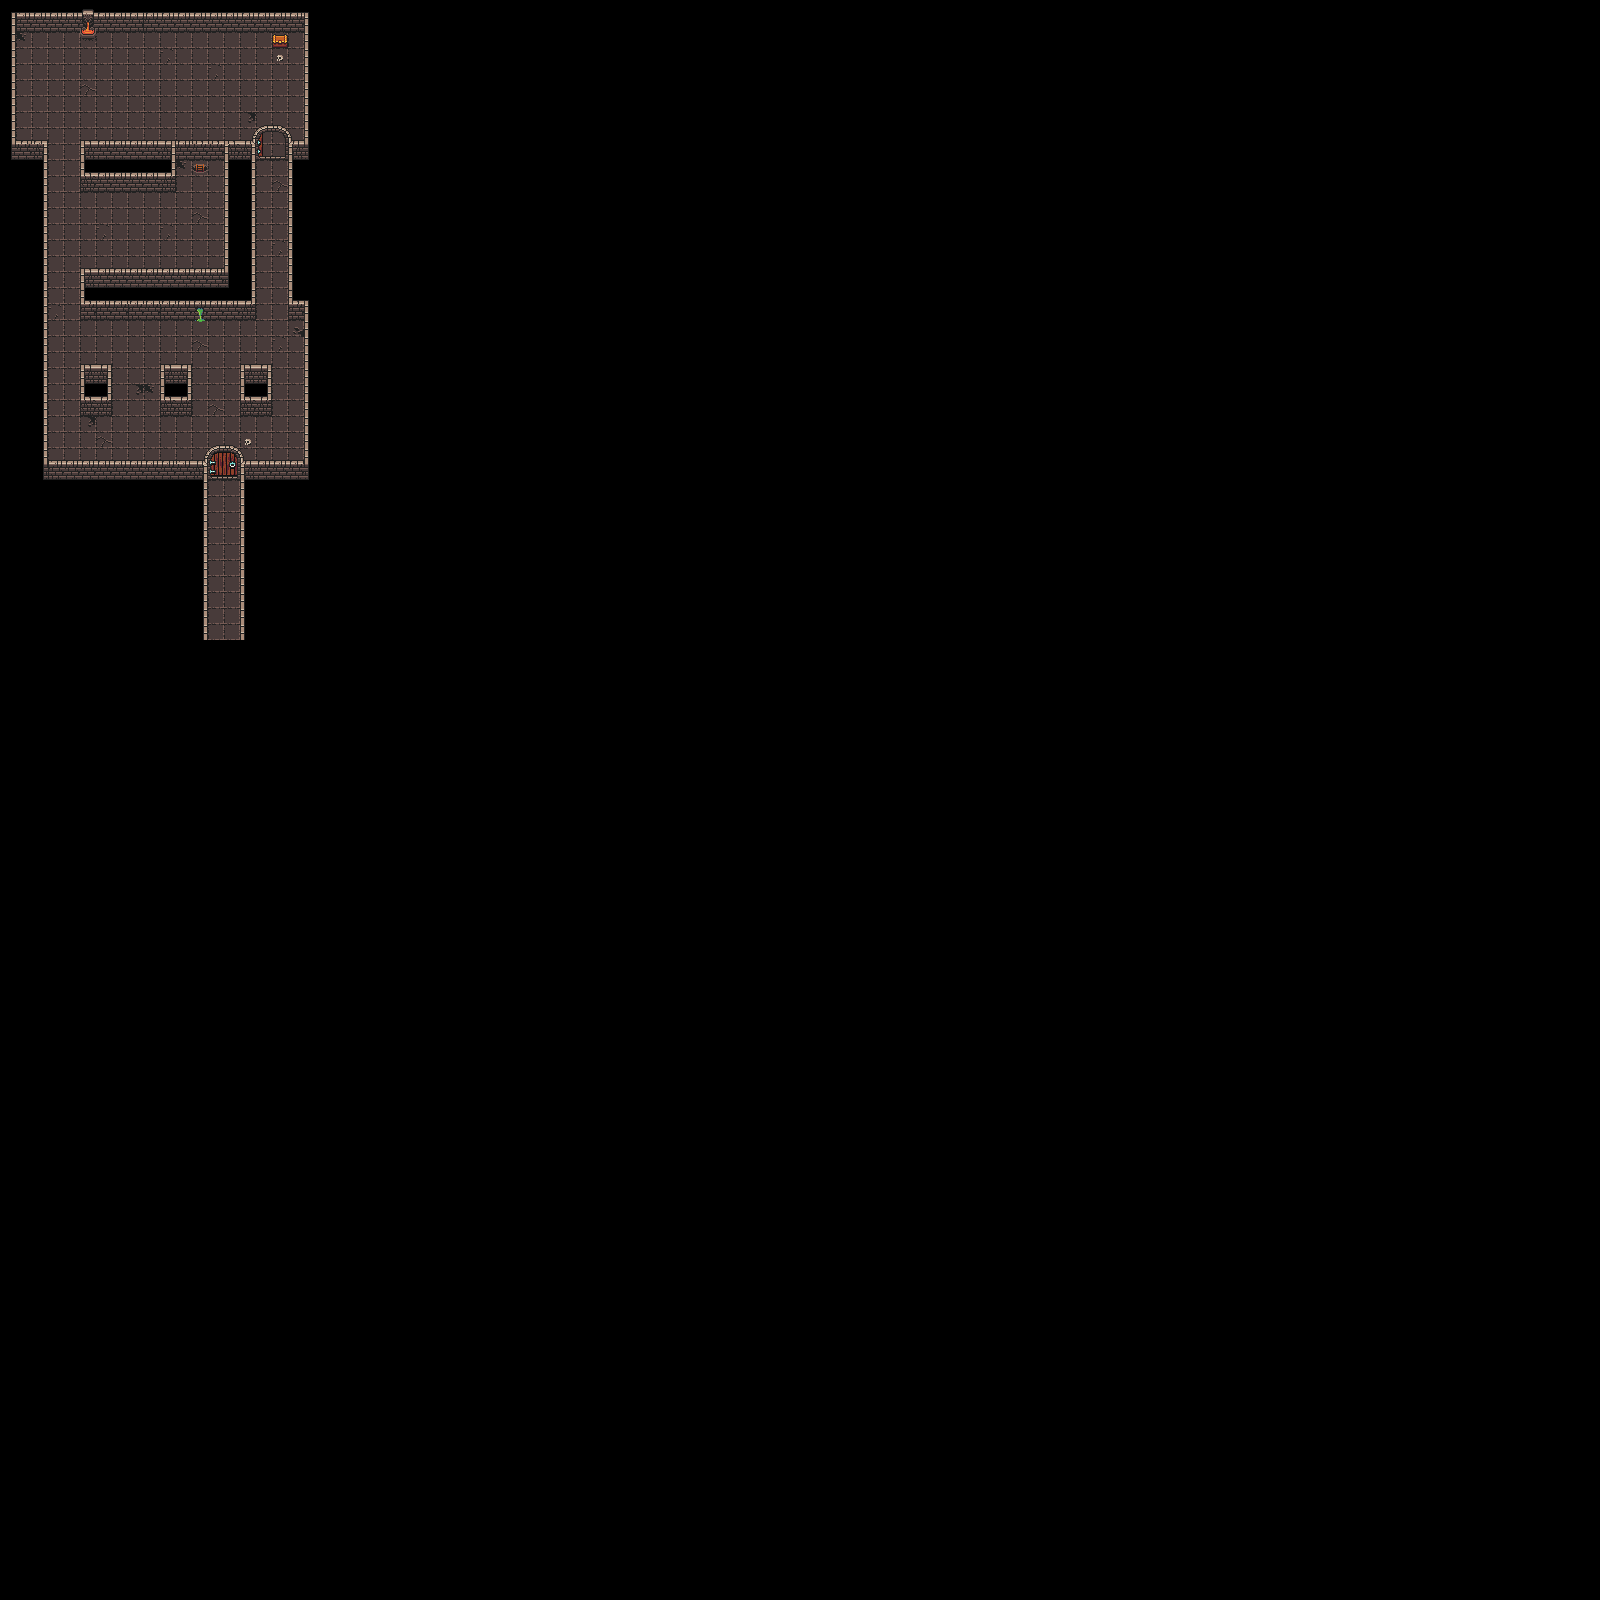

This is a level from a 2D game, rendered from its Tiled map with the project's own tilesets. A one-line summary and the map file follow, with tile-layer data summarised:
An orthogonal 100x100 tile map with 16x16 px tiles, 4 tile layers (Floor, FloorObjects, Objects, Walls).

<map version="1.5" tiledversion="1.7.2" orientation="orthogonal" renderorder="right-down" width="100" height="100" tilewidth="16" tileheight="16" infinite="0" nextlayerid="5" nextobjectid="1">
 <editorsettings>
  <export target="../public/tiles/dungeon-01.json" format="json" />
 </editorsettings>
 <tileset firstgid="1" name="dungeon" tilewidth="16" tileheight="16" tilecount="1024" columns="32">
  <image source="../public/tiles/dungeon_tiles.png" width="512" height="512" />
  <tile id="0">
   <properties>
    <property name="collides" type="bool" value="false" />
   </properties>
  </tile>
  <tile id="1">
   <properties>
    <property name="collides" type="bool" value="false" />
   </properties>
  </tile>
  <tile id="2">
   <properties>
    <property name="collides" type="bool" value="false" />
   </properties>
  </tile>
  <tile id="3">
   <properties>
    <property name="collides" type="bool" value="false" />
   </properties>
  </tile>
  <tile id="4">
   <properties>
    <property name="collides" type="bool" value="false" />
   </properties>
  </tile>
  <tile id="5">
   <properties>
    <property name="collides" type="bool" value="false" />
   </properties>
  </tile>
  <tile id="6">
   <properties>
    <property name="collides" type="bool" value="false" />
   </properties>
  </tile>
  <tile id="32">
   <properties>
    <property name="collides" type="bool" value="false" />
   </properties>
  </tile>
  <tile id="33">
   <properties>
    <property name="collides" type="bool" value="true" />
   </properties>
  </tile>
  <tile id="34">
   <properties>
    <property name="collides" type="bool" value="true" />
   </properties>
  </tile>
  <tile id="35">
   <properties>
    <property name="collides" type="bool" value="true" />
   </properties>
  </tile>
  <tile id="36">
   <properties>
    <property name="collides" type="bool" value="true" />
   </properties>
  </tile>
  <tile id="37">
   <properties>
    <property name="collides" type="bool" value="true" />
   </properties>
  </tile>
  <tile id="38">
   <properties>
    <property name="collides" type="bool" value="true" />
   </properties>
  </tile>
  <tile id="64">
   <properties>
    <property name="collides" type="bool" value="false" />
   </properties>
  </tile>
  <tile id="65">
   <properties>
    <property name="collides" type="bool" value="true" />
   </properties>
  </tile>
  <tile id="66">
   <properties>
    <property name="collides" type="bool" value="true" />
   </properties>
  </tile>
  <tile id="67">
   <properties>
    <property name="collides" type="bool" value="true" />
   </properties>
  </tile>
  <tile id="68">
   <properties>
    <property name="collides" type="bool" value="false" />
   </properties>
  </tile>
  <tile id="69">
   <properties>
    <property name="collides" type="bool" value="false" />
   </properties>
  </tile>
  <tile id="70">
   <properties>
    <property name="collides" type="bool" value="false" />
   </properties>
  </tile>
  <tile id="96">
   <properties>
    <property name="collides" type="bool" value="false" />
   </properties>
  </tile>
  <tile id="97">
   <properties>
    <property name="collides" type="bool" value="true" />
   </properties>
  </tile>
  <tile id="98">
   <properties>
    <property name="collides" type="bool" value="true" />
   </properties>
  </tile>
  <tile id="99">
   <properties>
    <property name="collides" type="bool" value="true" />
   </properties>
  </tile>
  <tile id="100">
   <properties>
    <property name="collides" type="bool" value="false" />
   </properties>
  </tile>
  <tile id="101">
   <properties>
    <property name="collides" type="bool" value="false" />
   </properties>
  </tile>
  <tile id="102">
   <properties>
    <property name="collides" type="bool" value="false" />
   </properties>
  </tile>
  <tile id="128">
   <properties>
    <property name="collides" type="bool" value="false" />
   </properties>
  </tile>
  <tile id="129">
   <properties>
    <property name="collides" type="bool" value="false" />
   </properties>
  </tile>
  <tile id="130">
   <properties>
    <property name="collides" type="bool" value="false" />
   </properties>
  </tile>
  <tile id="131">
   <properties>
    <property name="collides" type="bool" value="false" />
   </properties>
  </tile>
  <tile id="132">
   <properties>
    <property name="collides" type="bool" value="false" />
   </properties>
  </tile>
  <tile id="133">
   <properties>
    <property name="collides" type="bool" value="false" />
   </properties>
  </tile>
  <tile id="134">
   <properties>
    <property name="collides" type="bool" value="false" />
   </properties>
  </tile>
  <tile id="160">
   <properties>
    <property name="collides" type="bool" value="false" />
   </properties>
  </tile>
  <tile id="161">
   <properties>
    <property name="collides" type="bool" value="false" />
   </properties>
  </tile>
  <tile id="162">
   <properties>
    <property name="collides" type="bool" value="false" />
   </properties>
  </tile>
  <tile id="163">
   <properties>
    <property name="collides" type="bool" value="false" />
   </properties>
  </tile>
  <tile id="164">
   <properties>
    <property name="collides" type="bool" value="true" />
   </properties>
  </tile>
  <tile id="165">
   <properties>
    <property name="collides" type="bool" value="false" />
   </properties>
  </tile>
  <tile id="166">
   <properties>
    <property name="collides" type="bool" value="false" />
   </properties>
  </tile>
  <tile id="192">
   <properties>
    <property name="collides" type="bool" value="false" />
   </properties>
  </tile>
  <tile id="193">
   <properties>
    <property name="collides" type="bool" value="false" />
   </properties>
  </tile>
  <tile id="194">
   <properties>
    <property name="collides" type="bool" value="false" />
   </properties>
  </tile>
  <tile id="195">
   <properties>
    <property name="collides" type="bool" value="false" />
   </properties>
  </tile>
  <tile id="196">
   <properties>
    <property name="collides" type="bool" value="false" />
   </properties>
  </tile>
  <tile id="197">
   <properties>
    <property name="collides" type="bool" value="true" />
   </properties>
  </tile>
  <tile id="198">
   <properties>
    <property name="collides" type="bool" value="true" />
   </properties>
  </tile>
  <tile id="224">
   <properties>
    <property name="collides" type="bool" value="false" />
   </properties>
  </tile>
  <tile id="225">
   <properties>
    <property name="collides" type="bool" value="false" />
   </properties>
  </tile>
  <tile id="226">
   <properties>
    <property name="collides" type="bool" value="false" />
   </properties>
  </tile>
  <tile id="227">
   <properties>
    <property name="collides" type="bool" value="false" />
   </properties>
  </tile>
  <tile id="228">
   <properties>
    <property name="collides" type="bool" value="false" />
   </properties>
  </tile>
  <tile id="229">
   <properties>
    <property name="collides" type="bool" value="false" />
   </properties>
  </tile>
  <tile id="230">
   <properties>
    <property name="collides" type="bool" value="false" />
   </properties>
  </tile>
  <tile id="256">
   <properties>
    <property name="collides" type="bool" value="true" />
   </properties>
  </tile>
  <tile id="257">
   <properties>
    <property name="collides" type="bool" value="true" />
   </properties>
  </tile>
  <tile id="258">
   <properties>
    <property name="collides" type="bool" value="true" />
   </properties>
  </tile>
  <tile id="259">
   <properties>
    <property name="collides" type="bool" value="true" />
   </properties>
  </tile>
  <tile id="260">
   <properties>
    <property name="collides" type="bool" value="true" />
   </properties>
  </tile>
  <tile id="261">
   <properties>
    <property name="collides" type="bool" value="true" />
   </properties>
  </tile>
  <tile id="262">
   <properties>
    <property name="collides" type="bool" value="false" />
   </properties>
  </tile>
  <tile id="288">
   <properties>
    <property name="collides" type="bool" value="true" />
   </properties>
  </tile>
  <tile id="289">
   <properties>
    <property name="collides" type="bool" value="true" />
   </properties>
  </tile>
  <tile id="290">
   <properties>
    <property name="collides" type="bool" value="true" />
   </properties>
  </tile>
  <tile id="291">
   <properties>
    <property name="collides" type="bool" value="true" />
   </properties>
  </tile>
  <tile id="292">
   <properties>
    <property name="collides" type="bool" value="true" />
   </properties>
  </tile>
  <tile id="293">
   <properties>
    <property name="collides" type="bool" value="true" />
   </properties>
  </tile>
  <tile id="294">
   <properties>
    <property name="collides" type="bool" value="false" />
   </properties>
  </tile>
  <tile id="320">
   <properties>
    <property name="collides" type="bool" value="false" />
   </properties>
  </tile>
  <tile id="321">
   <properties>
    <property name="collides" type="bool" value="false" />
   </properties>
  </tile>
  <tile id="322">
   <properties>
    <property name="collides" type="bool" value="true" />
   </properties>
  </tile>
  <tile id="323">
   <properties>
    <property name="collides" type="bool" value="true" />
   </properties>
  </tile>
  <tile id="324">
   <properties>
    <property name="collides" type="bool" value="false" />
   </properties>
  </tile>
  <tile id="325">
   <properties>
    <property name="collides" type="bool" value="false" />
   </properties>
  </tile>
  <tile id="326">
   <properties>
    <property name="collides" type="bool" value="false" />
   </properties>
  </tile>
  <tile id="352">
   <properties>
    <property name="collides" type="bool" value="false" />
   </properties>
  </tile>
  <tile id="353">
   <properties>
    <property name="collides" type="bool" value="false" />
   </properties>
  </tile>
  <tile id="354">
   <properties>
    <property name="collides" type="bool" value="false" />
   </properties>
  </tile>
  <tile id="355">
   <properties>
    <property name="collides" type="bool" value="false" />
   </properties>
  </tile>
  <tile id="356">
   <properties>
    <property name="collides" type="bool" value="false" />
   </properties>
  </tile>
  <tile id="357">
   <properties>
    <property name="collides" type="bool" value="false" />
   </properties>
  </tile>
  <tile id="358">
   <properties>
    <property name="collides" type="bool" value="false" />
   </properties>
  </tile>
  <tile id="384">
   <properties>
    <property name="collides" type="bool" value="false" />
   </properties>
  </tile>
  <tile id="385">
   <properties>
    <property name="collides" type="bool" value="false" />
   </properties>
  </tile>
  <tile id="386">
   <properties>
    <property name="collides" type="bool" value="false" />
   </properties>
  </tile>
  <tile id="387">
   <properties>
    <property name="collides" type="bool" value="false" />
   </properties>
  </tile>
  <tile id="388">
   <properties>
    <property name="collides" type="bool" value="false" />
   </properties>
  </tile>
  <tile id="389">
   <properties>
    <property name="collides" type="bool" value="false" />
   </properties>
  </tile>
  <tile id="390">
   <properties>
    <property name="collides" type="bool" value="false" />
   </properties>
  </tile>
  <tile id="416">
   <properties>
    <property name="collides" type="bool" value="false" />
   </properties>
  </tile>
  <tile id="417">
   <properties>
    <property name="collides" type="bool" value="false" />
   </properties>
  </tile>
  <tile id="418">
   <properties>
    <property name="collides" type="bool" value="false" />
   </properties>
  </tile>
  <tile id="419">
   <properties>
    <property name="collides" type="bool" value="false" />
   </properties>
  </tile>
  <tile id="420">
   <properties>
    <property name="collides" type="bool" value="false" />
   </properties>
  </tile>
  <tile id="421">
   <properties>
    <property name="collides" type="bool" value="false" />
   </properties>
  </tile>
  <tile id="422">
   <properties>
    <property name="collides" type="bool" value="false" />
   </properties>
  </tile>
  <tile id="448">
   <properties>
    <property name="collides" type="bool" value="false" />
   </properties>
  </tile>
  <tile id="449">
   <properties>
    <property name="collides" type="bool" value="false" />
   </properties>
  </tile>
  <tile id="450">
   <properties>
    <property name="collides" type="bool" value="false" />
   </properties>
  </tile>
  <tile id="451">
   <properties>
    <property name="collides" type="bool" value="false" />
   </properties>
  </tile>
  <tile id="452">
   <properties>
    <property name="collides" type="bool" value="false" />
   </properties>
  </tile>
  <tile id="453">
   <properties>
    <property name="collides" type="bool" value="false" />
   </properties>
  </tile>
  <tile id="454">
   <properties>
    <property name="collides" type="bool" value="false" />
   </properties>
  </tile>
  <tile id="480">
   <properties>
    <property name="collides" type="bool" value="false" />
   </properties>
  </tile>
  <tile id="481">
   <properties>
    <property name="collides" type="bool" value="true" />
   </properties>
  </tile>
  <tile id="482">
   <properties>
    <property name="collides" type="bool" value="true" />
   </properties>
  </tile>
  <tile id="483">
   <properties>
    <property name="collides" type="bool" value="true" />
   </properties>
  </tile>
  <tile id="484">
   <properties>
    <property name="collides" type="bool" value="true" />
   </properties>
  </tile>
  <tile id="485">
   <properties>
    <property name="collides" type="bool" value="false" />
   </properties>
  </tile>
  <tile id="486">
   <properties>
    <property name="collides" type="bool" value="false" />
   </properties>
  </tile>
  <tile id="595">
   <properties>
    <property name="collides" type="bool" value="true" />
   </properties>
  </tile>
  <tile id="596">
   <properties>
    <property name="collides" type="bool" value="true" />
   </properties>
  </tile>
  <tile id="597">
   <properties>
    <property name="collides" type="bool" value="true" />
   </properties>
  </tile>
  <tile id="626">
   <properties>
    <property name="collides" type="bool" value="true" />
   </properties>
  </tile>
  <tile id="627">
   <properties>
    <property name="collides" type="bool" value="true" />
   </properties>
  </tile>
  <tile id="628">
   <properties>
    <property name="collides" type="bool" value="true" />
   </properties>
  </tile>
  <tile id="629">
   <properties>
    <property name="collides" type="bool" value="true" />
   </properties>
  </tile>
  <tile id="659">
   <properties>
    <property name="collides" type="bool" value="true" />
   </properties>
  </tile>
  <tile id="660">
   <properties>
    <property name="collides" type="bool" value="true" />
   </properties>
  </tile>
  <tile id="661">
   <properties>
    <property name="collides" type="bool" value="true" />
   </properties>
  </tile>
 </tileset>
 <layer id="2" name="Floor" width="100" height="100">
  <data>[10000 cells, 413 non-empty, 10 distinct tile ids]</data>
 </layer>
 <layer id="4" name="FloorObjects" width="100" height="100">
  <data>[10000 cells, 3 non-empty, 3 distinct tile ids]</data>
 </layer>
 <layer id="3" name="Objects" width="100" height="100">
  <data>[10000 cells, 2 non-empty, 2 distinct tile ids]</data>
 </layer>
 <layer id="1" name="Walls" width="100" height="100">
  <data>[10000 cells, 278 non-empty, 37 distinct tile ids]</data>
 </layer>
</map>
